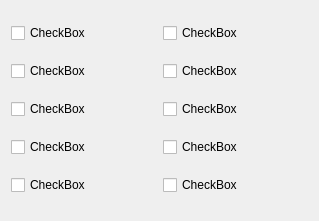
<?xml version="1.0" encoding="UTF-8"?>
<ui version="4.0">
 <class>CheckBoxDialog</class>
 <widget class="QDialog" name="CheckBoxDialog">
  <property name="geometry">
   <rect>
    <x>0</x>
    <y>0</y>
    <width>319</width>
    <height>221</height>
   </rect>
  </property>
  <property name="windowTitle">
   <string>Dialog</string>
  </property>
  <layout class="QHBoxLayout" name="horizontalLayout">
   <item>
    <layout class="QVBoxLayout" name="verticalLayout">
     <item>
      <widget class="QCheckBox" name="checkBox">
       <property name="text">
        <string>CheckBox</string>
       </property>
      </widget>
     </item>
     <item>
      <widget class="QCheckBox" name="checkBox_2">
       <property name="text">
        <string>CheckBox</string>
       </property>
      </widget>
     </item>
     <item>
      <widget class="QCheckBox" name="checkBox_3">
       <property name="text">
        <string>CheckBox</string>
       </property>
      </widget>
     </item>
     <item>
      <widget class="QCheckBox" name="checkBox_4">
       <property name="text">
        <string>CheckBox</string>
       </property>
      </widget>
     </item>
     <item>
      <widget class="QCheckBox" name="checkBox_5">
       <property name="text">
        <string>CheckBox</string>
       </property>
      </widget>
     </item>
    </layout>
   </item>
   <item>
    <layout class="QVBoxLayout" name="verticalLayout_2">
     <item>
      <widget class="QCheckBox" name="checkBox_6">
       <property name="text">
        <string>CheckBox</string>
       </property>
      </widget>
     </item>
     <item>
      <widget class="QCheckBox" name="checkBox_7">
       <property name="text">
        <string>CheckBox</string>
       </property>
      </widget>
     </item>
     <item>
      <widget class="QCheckBox" name="checkBox_8">
       <property name="text">
        <string>CheckBox</string>
       </property>
      </widget>
     </item>
     <item>
      <widget class="QCheckBox" name="checkBox_9">
       <property name="text">
        <string>CheckBox</string>
       </property>
      </widget>
     </item>
     <item>
      <widget class="QCheckBox" name="checkBox_10">
       <property name="text">
        <string>CheckBox</string>
       </property>
      </widget>
     </item>
    </layout>
   </item>
  </layout>
 </widget>
 <resources/>
 <connections/>
</ui>
